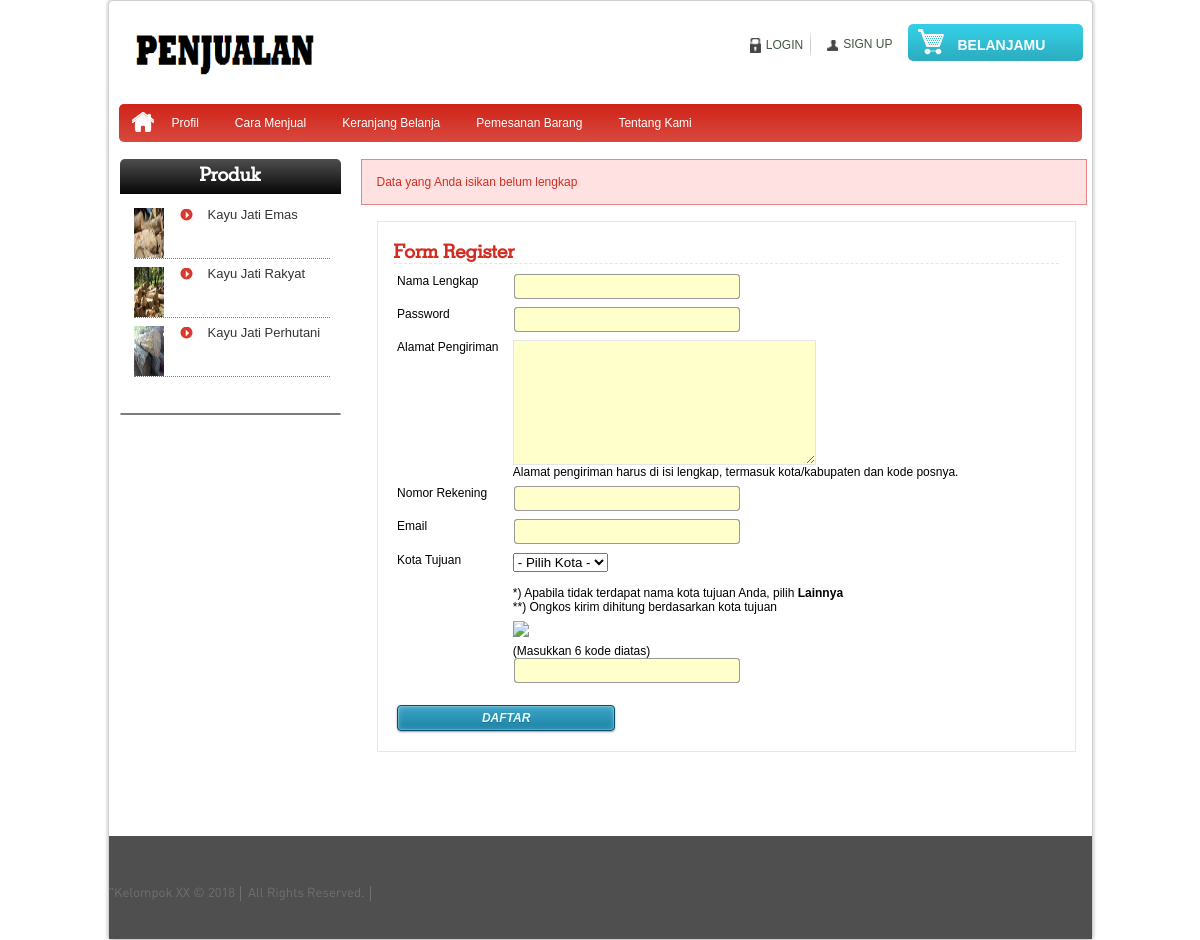
The page /media.php?module=register on the database its author committed.
### tables this page shows
CREATE TABLE `produk` (
  `id_produk` int(5) NOT NULL,
  `id_kategori` int(5) NOT NULL,
  `nama_produk` varchar(100) NOT NULL,
  `deskripsi` text NOT NULL,
  `harga` int(20) NOT NULL,
  `stok` int(5) NOT NULL,
  `berat` decimal(5,2) UNSIGNED NOT NULL DEFAULT '0.00',
  `tgl_masuk` date NOT NULL,
  `gambar` varchar(100) NOT NULL,
  `dibeli` int(5) NOT NULL DEFAULT '1',
  `diskon` int(5) NOT NULL
);

### media.php (the view, shortened to what this page needs)
<!DOCTYPE html PUBLIC "-//W3C//DTD XHTML 1.0 Transitional//EN" "http://www.w3.org/TR/xhtml1/DTD/xhtml1-transitional.dtd">
<html xmlns="http://www.w3.org/1999/xhtml">
	<head>
	<link rel="stylesheet" type="text/css" href="template/css/style.css"  media="screen" />
	<link rel="stylesheet" type="text/css" href="template/css/common.css" media="screen" />
	<link rel="stylesheet" type="text/css" href="template/css/button.css" media="screen" />
</head>
	<body>
<div id="wrapper">
      <div class="page shadow">
    <div id="header">
          <div class="primary-section">
        <div class="logo"><img height = "75px" width ="200px" src="template/images/logologo.png" /></div>
        <div class="header-aside">
          <ul>
		<?php
		if ($_SESSION[email]=="") {
			echo "
			<li class='border'><a href='media.php?module=login' class='log'> login </a></li>
			<li><a href='media.php?module=register' class='user'>Sign Up</a></li>
			";
		}
		else {
			echo "<li class='border'><a href='logout.php' class='log'> Logout </a></li>";
		}
		?>
            <li class="carts"><a href="media.php?module=keranjangbelanja" class="cart">Belanjamu</a></li>
          </ul>
            </div>
      </div>
          <div class="nav-section">
        <ul class="navigation">
              <li class="home"><a href="media.php?module=home" class="home">Home </a></li>
              <li><a href="media.php?module=profilkami">Profil </a></li>
              <li><a href="media.php?module=carabeli">Cara Menjual</a></li>
              <li><a href="media.php?module=keranjangbelanja">Keranjang Belanja </a></li>
              <li><a href="media.php?module=pemesanan">Pemesanan Barang</a></li>
			  <li><a href="media.php?module=about">Tentang Kami</a></li>
            </ul>
        </div>
    <div id="content">
          <div class="sidebar">
        <div class="latest-product">
              <h2>Produk</h2>
              <ul class="info">
      <?php
      $best=mysql_query("SELECT * FROM produk ORDER BY dibeli DESC LIMIT 3");
      while($a=mysql_fetch_array($best)){
		    echo "<li><img src='foto_produk/small_$a[gambar]' height='50' width='30' />
					<div class='p-info'><a href='media.php?module=detailproduk&id=$a[id_produk]'>$a[nama_produk]</a></div>
				</li>
			";
      }
        ?>
          </ul>
             </div>
        <div class="latest-product f-des">
<div class="plugin">
</div>            </div>
      </div>
          <div class="content-right" >
	<?PHP include "tengah.php";?>
      </div>
     </div>
  </div>
      <div id="footer">
    <div class="footer-top">
    <div class="page">
          <div class="footer-bottom">
        <div class="copyright">
              <ul>
            <li>"Kelompok XX &copy; 2018</li>
            <li><a href="#" class="select"> </a> All Rights Reserved.</li>
          </ul>
            </div>
        </div>
  </div>
    </div>
</body>
</html>

### template/css/style.css (style rules this page uses)
* { margin:0; padding:0; }
body { width:100%; font-family:Verdana, Arial, Helvetica, sans-serif; font-size:12px; color:#0d0d0d; }
#wrapper { margin-top:0px; }
.page { width:983px; margin:0 auto; }
.shadow { -webkit-box-shadow: 0px 0px 2px 2px rgba(198, 198, 198, .5); box-shadow: 0px 0px 2px 2px rgba(198, 198, 198, .5); background:#fff; border-radius:5px; border:1px solid #cfcfcf; color:#c6c6c6; }
#content { overflow:hidden; padding-bottom:33px; margin-top:17px; }
#footer { margin-top:35px; }
.primary-section { overflow:hidden; }
.logo { float:left; margin:11px 0 0 16px; }
.header-aside { float:right; overflow:hidden; width:659px; margin-top:23px; }
.header-aside ul { float: right; overflow:hidden; margin-right:9px; }
.header-aside ul li { float:left; margin-left:15px; }
.header-aside ul li a { font:12px/26px Arial, Helvetica, sans-serif; display:block; color:#454; text-transform:uppercase; }
.border { background:url(../images/divider.jpg) right center no-repeat; height:24px; margin-top: 8px; padding-right: 8px; }
.header-aside ul li.carts { width: 165px; display:block; padding:10px; padding:5px 0 0 10px; position:relative; border-radius:5px; height:32px; z-index:1; background:url(../images/cart-bg.png) left top repeat-x; }
.log { background:url(../images/login.jpg) left 0px no-repeat; padding:0px 0 0 17px; }
.user { background:url(../images/user.jpg) left 7px no-repeat; padding:7px 0 0 17px; }
.cart { background:url(../images/cart-icon.png) left top no-repeat; height:26px; }
.header-aside ul li.carts a { font-size:14px; font-weight:bold; display:block; color:#fff; line-height:32px; padding-left:40px; position:relative; z-index: 100; }
.nav-section { margin: 17px 10px 0; border-radius: 5px; overflow:hidden; min-height:38px; background: #CF2317; background: linear-gradient(#CF2317, #d8493f); -pie-background: linear-gradient(#CF2317, #d8493f); }
.navigation { overflow:hidden; float:left; margin-left:10px; }
.navigation li { float:left; margin:0 36px 0 0; }
.navigation li a { display:block; margin-top:4px; line-height:30px; color:#fff; }
.home { background:url(../images/home.png) center no-repeat; text-indent:-9999px; width:28px; margin-right:15px !important; }
.sidebar { float:left; width:221px; margin-left:11px; }
.latest-product { overflow:hidden; margin-bottom:21px; width: 221px; overflow:hidden; }
.latest-product h2 { width: 221px; border-radius:5px 5px 0 0; background: #4E4E4E; text-align:center; background: linear-gradient(#4E4E4E, #060606); -pie-background: linear-gradient(#4E4E4E, #060606); padding:8px 0; }
.latest-product ul { margin:11px 11px 0 10px; font-size:12px; }
.latest-product ul li { border-bottom:1px dotted #7c7b7b; overflow:hidden; line-height:28px; padding-bottom:10px; margin-bottom:15px; font-size:12px; }
.latest-product ul li img { float:left; margin-top:8px; }
.p-info { float:right; width:150px; }
.latest-product a { font-size:15px; float:right; color:#0d0d0d; line-height:20px; }
.info { margin: 6px 11px 0 14px !important; }
.info li { padding-bottom:0px !important; margin-bottom:0px !important; }
.info li a { background:url(../images/m-icon.jpg) left center no-repeat; padding-left:28px; font-size:13px; float:left; line-height:29px; color:#353434; display:block; }
.f-des { margin-top:36px !important; }
.plugin { border:1px solid #7c7c7c; border-radius:5px; }
.content-right { float:right; width:731px; overflow:hidden; }
.footer-top { background:#4f4f4f; padding-top:22px; padding-bottom:20px; }
.footer-bottom { overflow:hidden; margin-top:20px; padding-bottom:18px; }
.copyright { float:left; margin-top:8px; }
.copyright ul { overflow:hidden; }
.copyright ul li { float:left; margin-right:7px; border-right:1px solid #707070; padding-right:5px; color:#707070; font-size:13px; line-height:15px; font-family: 'dinregular'; }

### rows shown on the page
produk: gambar (picture), nama_produk "Kayu Jati Emas"
produk: gambar (picture), nama_produk "Kayu Jati Rakyat"
produk: gambar (picture), nama_produk "Kayu Jati Perhutani"
